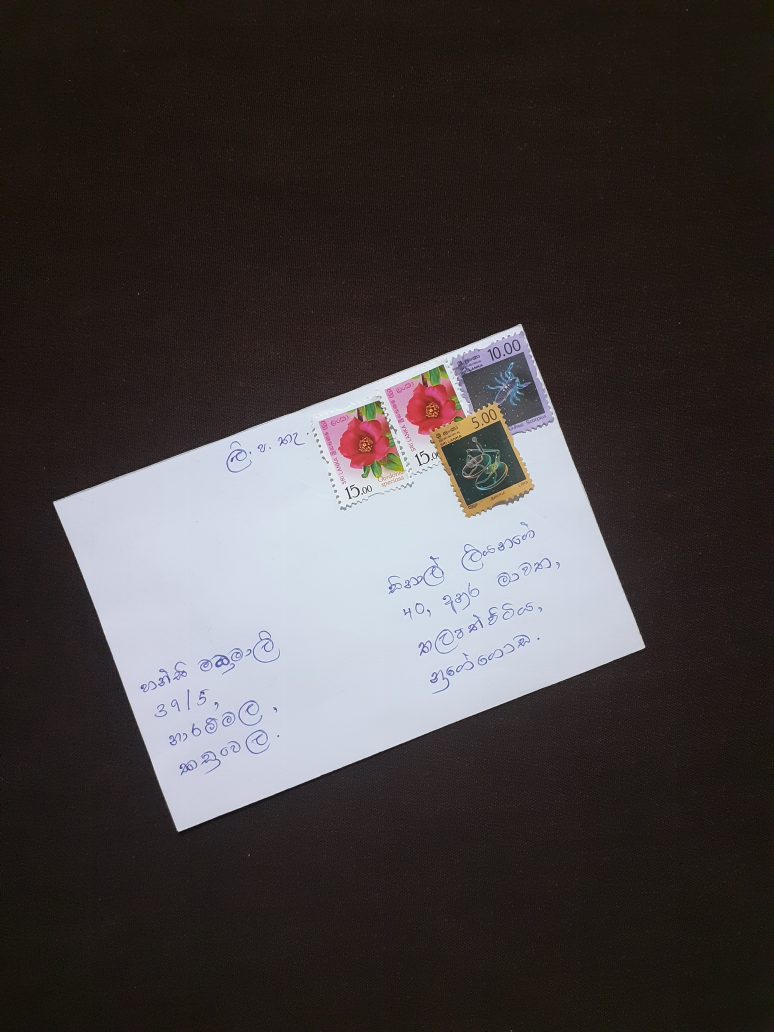
#> input picture data0513/20210503_002550.jpg, 3096 x 4128 px (shown at 1/4 size)
$ python -i element_analization.py   (imports and definitions only)
#> lines starting #> are read from the running program, lines starting #| are printed output that depends on the picture; after the words box and inside, x2 and y2 are one past the last pixel; in counts of white or black regions, pixels touching at a corner belong together
import cv2 as cv
import numpy as np


def get_elements(image):
    white_board = np.full(image.shape[:2], 255, np.uint8)
    all_contours = get_rectangles(image);

    for i in all_contours:
        contour = i
        area = cv.contourArea(contour)
        x, y, w, h = cv.boundingRect(contour)
        area = w * h
        # assuming 5 is the smallest ratio of a character height and width
        if area < 5000 and (w / h < 5 and h / w < 5):
            cv.rectangle(white_board, (x, y), (x + w, y + h), (0, 0, 255), -1)
    cv.imshow('White board', white_board)

    edges = cv.Canny(white_board, 110, 210)
    kernel = cv.getStructuringElement(cv.MORPH_RECT, (20, 20))
    dilate = cv.dilate(edges, kernel, iterations=4)
    cv.imshow('Dilated', dilate)

    contours_list = get_objects(dilate)
    labelled_list = get_label(contours_list)
    slicing(image, labelled_list)


def get_rectangles(image):
    # Remove noise
    image_copy = image.copy()
    gray = cv.cvtColor(image_copy, cv.COLOR_BGR2GRAY)
    thresh_image = cv.adaptiveThreshold(gray, 255, cv.ADAPTIVE_THRESH_GAUSSIAN_C, cv.THRESH_BINARY, 13, 14)
    edges = cv.Canny(thresh_image, 3, 3)
    contours, hierarchy = cv.findContours(edges, cv.RETR_EXTERNAL, cv.CHAIN_APPROX_SIMPLE)
    return contours


def get_objects(image):
    edges = cv.Canny(image, 110, 210)
    contours, hierarchy = cv.findContours(edges, cv.RETR_EXTERNAL, cv.CHAIN_APPROX_SIMPLE)
    contours_list = []

    for i in contours:
        M = cv.contourArea(i)
        x, y, w, h = cv.boundingRect(i)
        my_object = {'contour': i, 'area': M, 'dimensions': {'x': x, 'y': y, 'w': w, 'h': h}, 'label': 'none'}
        contours_list.append(my_object)

    return contours_list


def get_label(contours_list):
    for obj in contours_list:
        my_area = obj['area']
        if my_area > 25000:
            obj['label'] = 'TempAdd'
        else:
            obj['label'] = 'Other'

    return contours_list


def slicing(image, contours_list):
    i = 0
    for obj in contours_list:
        s = 'address_'
        if obj['label'] == 'TempAdd':
            nws = s+str(i)
            address_contour = obj['contour']
            x, y, w, h = cv.boundingRect(address_contour)
            crop_img = image[y:y + h, x:x + w]
            cv.imshow(nws, crop_img)
            i = i +1

>>> import cv2
>>> picture = cv2.imread('../../data0513/20210503_002550.jpg')
#> picture is the input picture: shape (4128, 3096, 3); mean B, G, R 64, 64.1, 69.4
>>> result = get_elements(picture)
#> in get_rectangles, `thresh_image = cv.adaptiveThreshold(gray, 255, cv.ADAPTIVE_THRESH_GAUS..`:
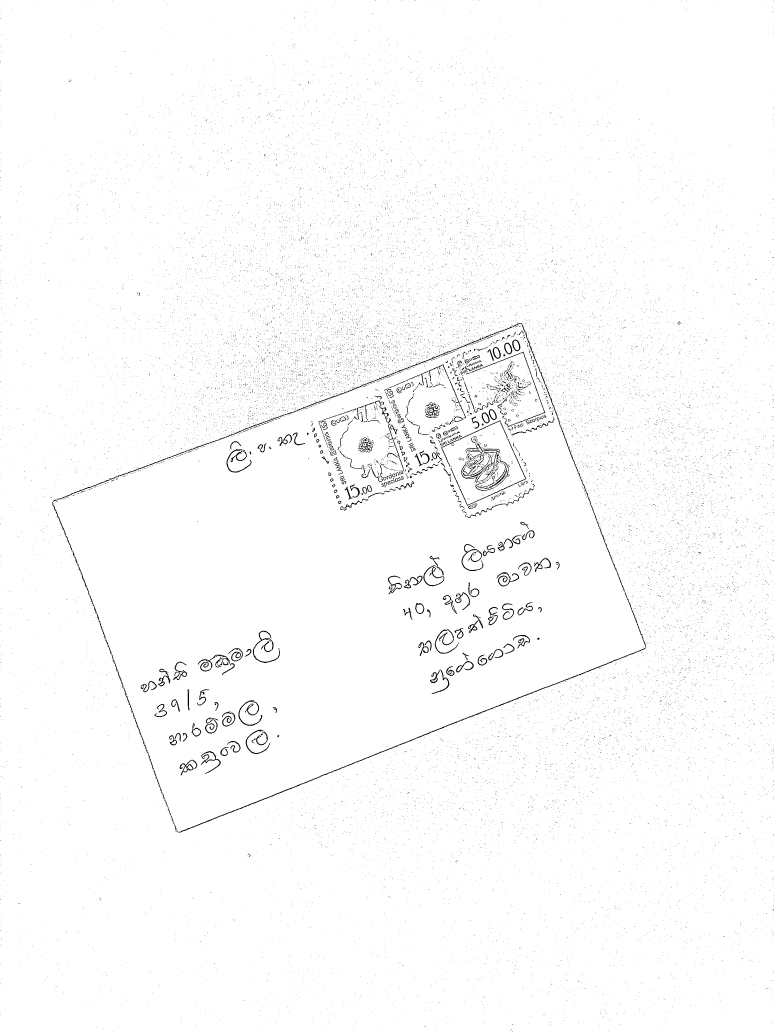
#> thresh_image: shape (4128, 3096) (shown at 1/4 size); 98.6% white; black in thin lines or dots
#> in get_rectangles, `edges = cv.Canny(thresh_image, 3, 3)`:
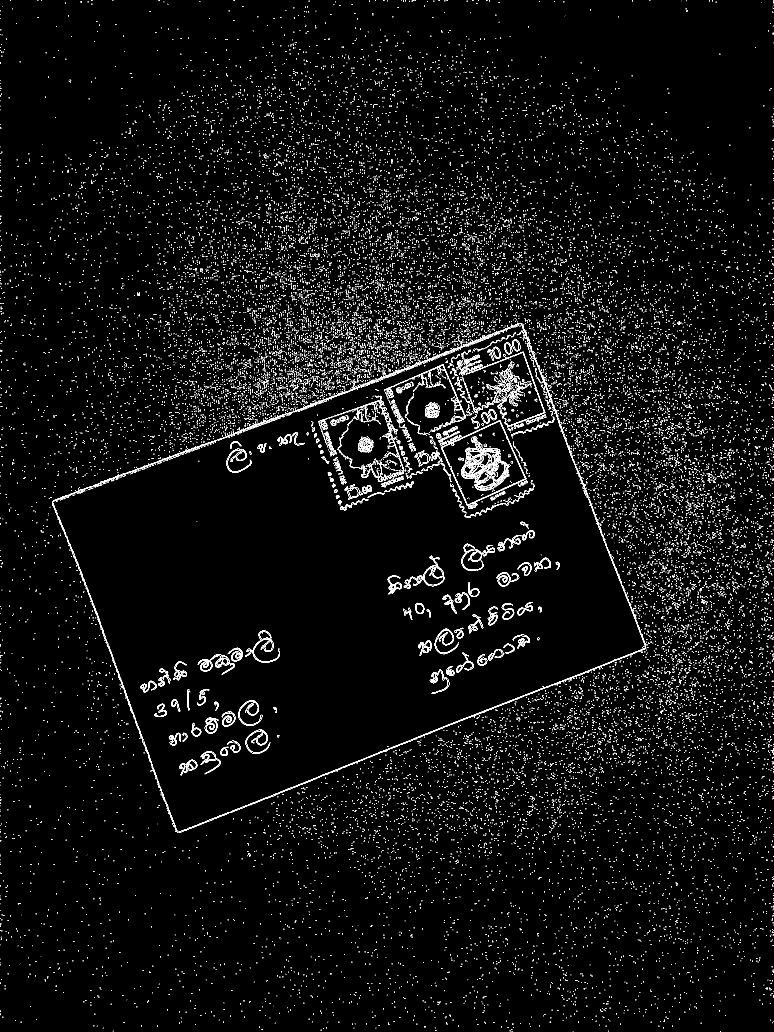
#> edges: shape (4128, 3096) (shown at 1/4 size); 1.9% white in thin lines or dots
#> in get_rectangles, `contours, hierarchy = cv.findContours(edges, cv.RETR_EXTERNAL, cv.CHAI..`: contours = 31066 contours, 30875 with area under 20; largest, box (x1, y1, x2, y2) and area: (1660, 2411, 1697, 2456) 1230, (2048, 1357, 2082, 1405) 1134, (1970, 1387, 2003, 1435) 1108, (2016, 1370, 2049, 1417) 1101, (1926, 1649, 1959, 1693) 998
#> in get_elements, `all_contours = get_rectangles(image);`: all_contours has the same summary as contours in get_rectangles
#> the loop in get_elements, `for i in all_contours:` made 31066 passes
#> (x, y, w, h) on pass 24: (1696, 4106, 7, 3)
#> after the loop in get_elements, `for i in all_contours:`:
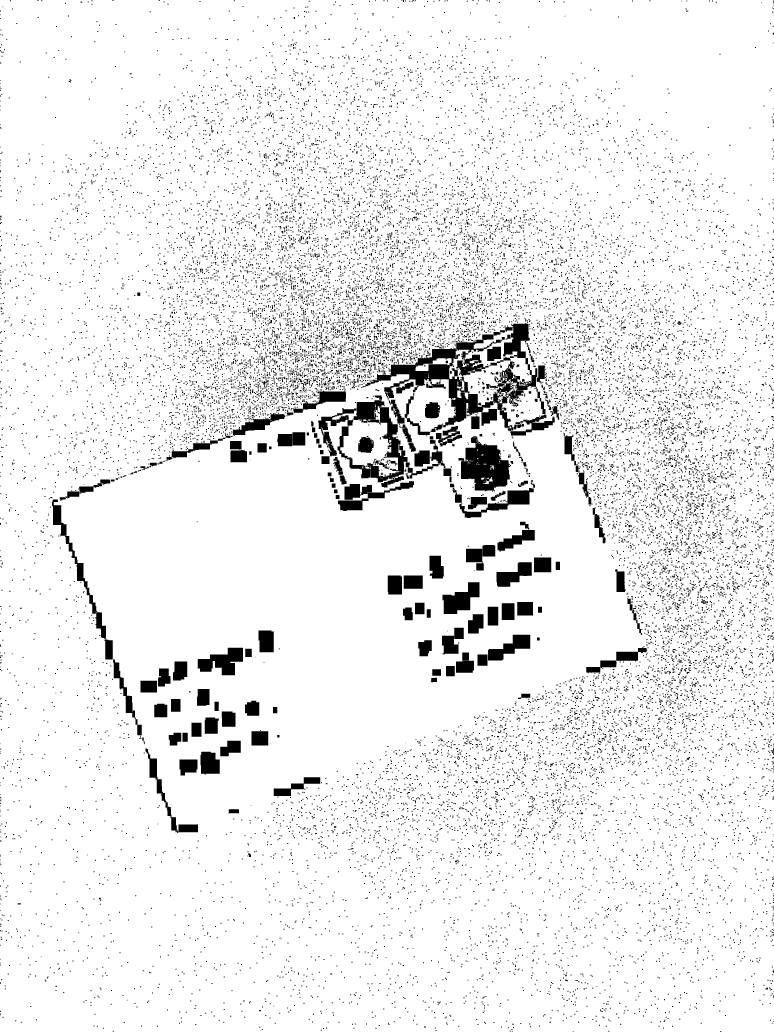
#> white_board: shape (4128, 3096) (shown at 1/4 size); 93.2% white; 22505 black regions (18275 under 20 px), largest, box (x1, y1, x2, y2) and area: (1484, 1292, 2182, 1702) 60421, (1834, 1745, 2044, 1965) 27523, (1413, 1601, 1639, 1929) 20848
#> in get_objects, `edges = cv.Canny(image, 110, 210)`:
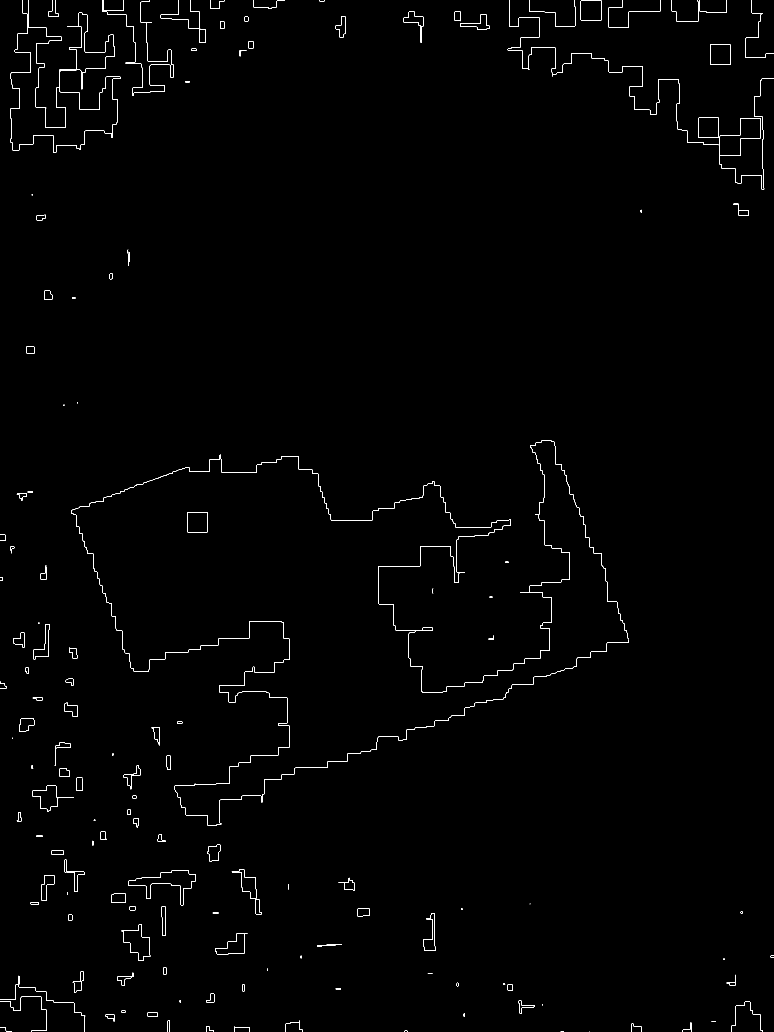
#> edges: shape (4128, 3096) (shown at 1/4 size); 0.35% white in thin lines or dots
#> in get_objects, `contours, hierarchy = cv.findContours(edges, cv.RETR_EXTERNAL, cv.CHAI..`: contours = 148 contours, 66 with area under 20; largest, box (x1, y1, x2, y2) and area: (2879, 472, 3042, 623) 13178, (513, 3480, 783, 3621) 12754, (2793, 470, 2875, 552) 6552, (2840, 177, 2922, 259) 6552, (2323, 0, 2405, 82) 6552
#> the loop in get_objects, `for i in contours:` made 148 passes
#> (M, x, y, w, h) on passes 2 to 9: (0, 2243, 4124, 11, 4), (0, 1618, 4122, 11, 6), (0.5, 0, 4110, 46, 18), (0.5, 936, 4106, 64, 22), (0.5, 824, 4105, 32, 23), (0.5, 2524, 4095, 42, 33), (0.5, 1197, 4091, 14, 37), (0.5, 2731, 4090, 35, 38)
#> the loop in get_label, `for obj in contours_list:` made 148 passes
#> the loop in slicing, `for obj in contours_list:` made 148 passes

$ run again, on data0513/20210503_002605.jpg
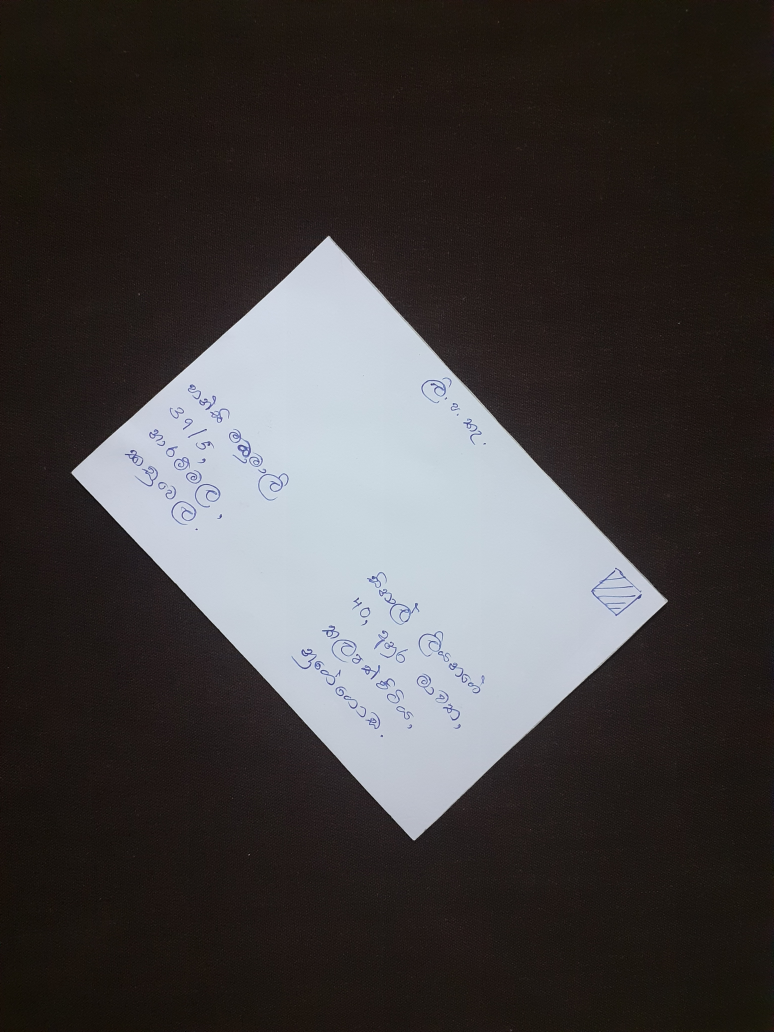
#> input picture data0513/20210503_002605.jpg, 3096 x 4128 px (shown at 1/4 size)
#> picture is the input picture: shape (4128, 3096, 3); mean B, G, R 64.3, 64.3, 67.8
#> in get_rectangles, `thresh_image = cv.adaptiveThreshold(gray, 255, cv.ADAPTIVE_THRESH_GAUS..`:
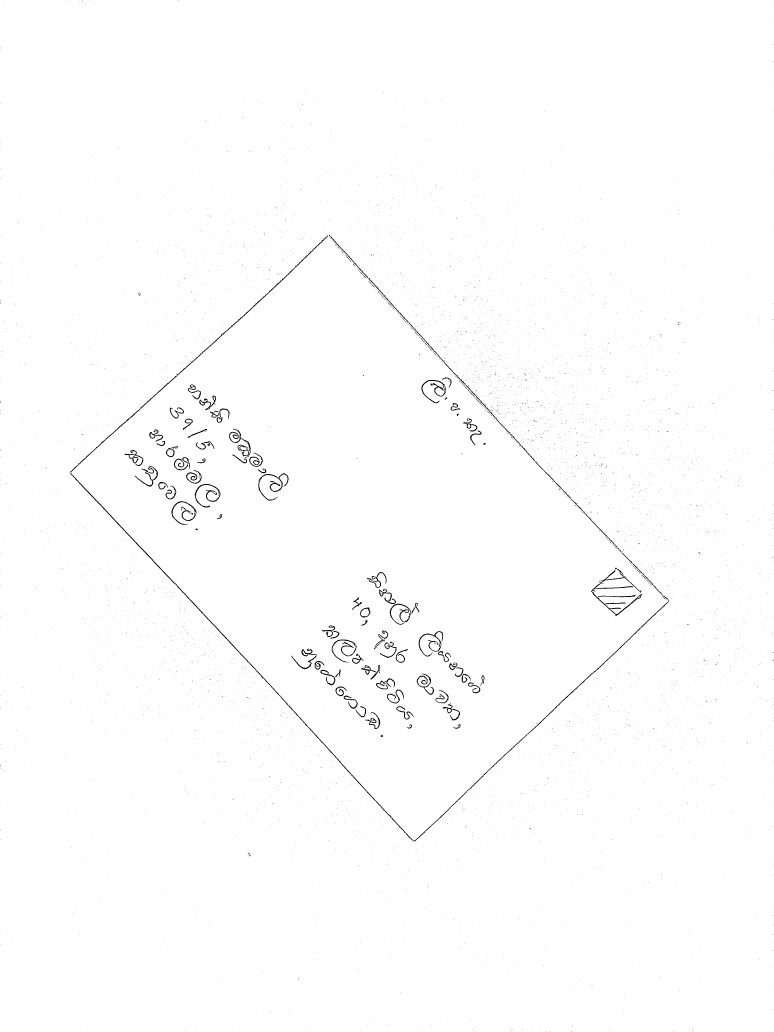
#> thresh_image: shape (4128, 3096) (shown at 1/4 size); 99.4% white; 5241 black regions (5125 under 20 px), largest, box (x1, y1, x2, y2) and area: (282, 942, 2675, 3366) 16719, (1904, 1583, 2487, 2210) 2501, (1033, 1893, 1154, 2003) 1836
#> in get_rectangles, `contours, hierarchy = cv.findContours(edges, cv.RETR_EXTERNAL, cv.CHAI..`: contours = 6010 contours, 5883 with area under 20; largest, box (x1, y1, x2, y2) and area: (1440, 2429, 1481, 2470) 1235, (280, 1773, 1801, 3362) 1188, (496, 941, 1312, 1693) 759, (1873, 2400, 2672, 3160) 666, (1159, 2830, 1874, 3366) 498
#> all_contours has the same summary as contours in get_rectangles
#> the loop in get_elements, `for i in all_contours:` made 6010 passes
#> (x, y, w, h) on passes 27, 29: (2767, 4119, 5, 5), (2044, 4115, 7, 3)
#> kernel: shape (20, 20); every value is 1
#> dilate: shape (4128, 3096); 59.2% white; 122 black regions (6 under 20 px), largest, box (x1, y1, x2, y2) and area: (0, 0, 3096, 1563) 1940993, (242, 1004, 2481, 3355) 1811469, (0, 3125, 2218, 4128) 781086
#> in get_objects, `edges = cv.Canny(image, 110, 210)`:
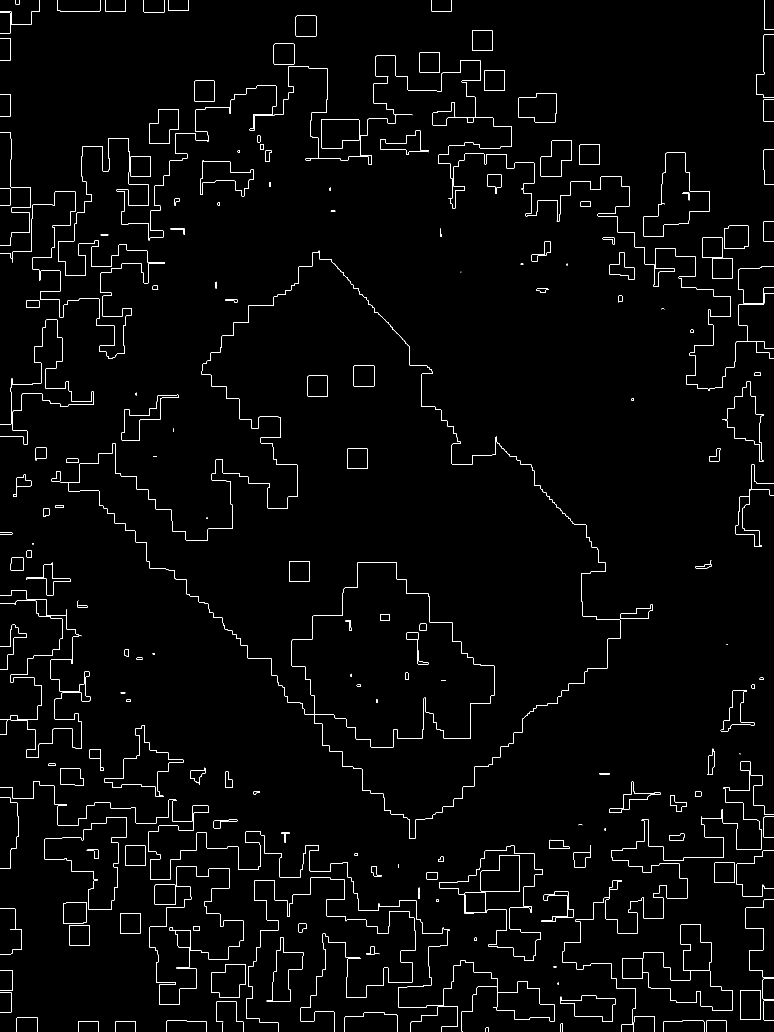
#> edges: shape (4128, 3096) (shown at 1/4 size); 0.84% white in thin lines or dots
#> in get_objects, `contours, hierarchy = cv.findContours(edges, cv.RETR_EXTERNAL, cv.CHAI..`: contours = 218 contours, 99 with area under 20; largest, box (x1, y1, x2, y2) and area: (177, 3268, 506, 3639) 59184, (416, 2900, 733, 3188) 26449, (2888, 1527, 3056, 1847) 21499, (1923, 3420, 2079, 3568) 17823, (2721, 3696, 2845, 3882) 17484
#> the loop in get_objects, `for i in contours:` made 218 passes
#> (M, x, y, w, h) on passes 1, 2, 4: (0, 1942, 4111, 14, 17), (0, 2242, 4094, 10, 34), (2, 461, 4085, 82, 43)
